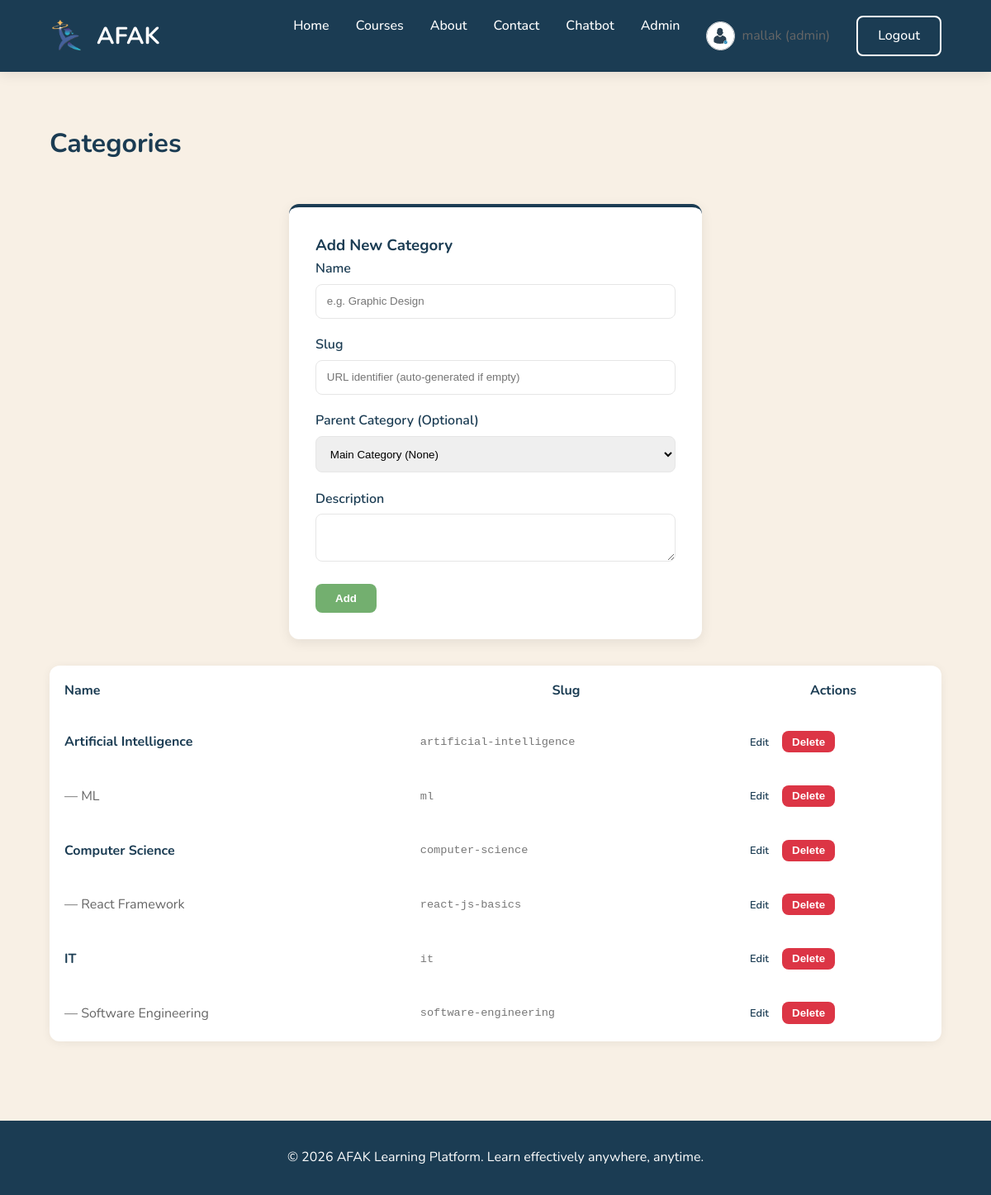
/admin/categories.php (signed in), run on the app's committed database.
### tables this page shows
CREATE TABLE IF NOT EXISTS `categories` (
  `id` int(10) UNSIGNED NOT NULL AUTO_INCREMENT,
  `name` varchar(100) NOT NULL,
  `slug` varchar(100) NOT NULL,
  `description` text,
  `parent_id` int(10) UNSIGNED DEFAULT NULL,
  `created_at` timestamp NULL DEFAULT CURRENT_TIMESTAMP,
  `updated_at` timestamp NULL DEFAULT CURRENT_TIMESTAMP ON UPDATE CURRENT_TIMESTAMP,
  PRIMARY KEY (`id`),
  UNIQUE KEY `slug` (`slug`),
  KEY `parent_id` (`parent_id`),
  KEY `idx_categories_slug` (`slug`)
);

### includes/functions.php (called while the page is built, shortened)
<?php
function e(string $str): string {
    return htmlspecialchars($str, ENT_QUOTES, 'UTF-8');
}
function url(string $path): string {
    $base = defined('BASE_PATH') ? '/' . trim(BASE_PATH, '/') : '';
    $cleanPath = ltrim($path, '/');
    return rtrim($base, '/') . '/' . ltrim($cleanPath, '/');
}
function getHierarchicalCategories(PDO $pdo): array {
    $stmt = $pdo->query("SELECT * FROM categories ORDER BY parent_id ASC, name ASC");
    $all = $stmt->fetchAll();
    $map = [];
    foreach ($all as $cat) {
        $parent = $cat['parent_id'] ?? 0;
        $map[$parent][] = $cat;
    }
    $result = [];
    $build = function($parentId, $depth) use (&$build, &$map, &$result) {
        foreach ($map[$parentId] ?? [] as $cat) {
            $cat['display_name'] = str_repeat('— ', $depth) . $cat['name'];
            $result[] = $cat;
        }
    };
    return $result;
}

### admin/categories.php (the view, shortened to what this page needs)
<?php
require_once __DIR__ . '/../config/db.php';
require_once __DIR__ . '/../includes/functions.php';
$formValues = ['name' => '', 'slug' => '', 'description' => '', 'parent_id' => ''];
$editId = (int)($_GET['edit'] ?? 0);
$categories = getHierarchicalCategories($pdo);
require_once __DIR__ . '/../includes/header.php';
?>
<h2 class="section-title">Categories</h2>
<div class="form-card" style="max-width: 500px; margin-bottom: 2rem; border-top: 4px solid var(--primary);">
    <h3><?= $editId ? 'Edit Category' : 'Add New Category' ?></h3>
    <form method="POST">
        <div class="form-group">
            <label>Name</label>
            <input type="text" name="name" class="form-control" value="<?= e($formValues['name']) ?>" placeholder="e.g. Graphic Design" required>
        </div>
        <div class="form-group">
            <label>Slug</label>
            <input type="text" name="slug" class="form-control" value="<?= e($formValues['slug']) ?>" placeholder="URL identifier (auto-generated if empty)">
        </div>
        <div class="form-group">
            <label>Parent Category (Optional)</label>
            <select name="parent_id" class="form-control">
                <option value="">Main Category (None)</option>
            </select>
        </div>
        <div class="form-group">
            <label>Description</label>
            <textarea name="description" class="form-control" rows="2"><?= e($formValues['description']) ?></textarea>
        </div>
        <div style="display: flex; gap: 10px;">
            <button type="submit" name="save" class="btn btn-primary"><?= $editId ? 'Update' : 'Add' ?></button>
        </div>
    </form>
</div>
<table style="width: 100%; background: white; border-radius: 12px; overflow: hidden; box-shadow: 0 2px 12px rgba(0,0,0,0.06);">
    <thead>
        <tr style="background: var(--light);">
            <th style="padding: 1rem; text-align: left; width: 40%;">Name</th>
            <th style="padding: 1rem;">Slug</th>
            <th style="padding: 1rem;">Actions</th>
        </tr>
    </thead>
    <tbody>
        <?php foreach ($categories as $cat): ?>
        <tr style="border-top: 1px solid var(--border);">
            <td style="padding: 1rem;">
                <span style="<?= $cat['parent_id'] ? 'color: #666;' : 'font-weight: bold; color: var(--primary);' ?>">
                    <?= e($cat['display_name']) ?>
                </span>
            </td>
            <td style="padding: 1rem; font-family: monospace; font-size: 0.85rem; color: #777;"><?= e($cat['slug']) ?></td>
            <td style="padding: 1rem;">
                <a href="<?= url('admin/categories.php?edit=' . $cat['id']) ?>" class="btn btn-secondary" style="padding: 0.35rem 0.75rem; font-size: 0.8rem;">Edit</a>
                <form method="POST" style="display: inline;" onsubmit="return confirm('Delete?');">
                    <button type="submit" name="delete" class="btn" style="background: #dc3545; color: white; padding: 0.35rem 0.75rem;">Delete</button>
                </form>
            </td>
        </tr>
        <?php endforeach ?>
    </tbody>
</table>
<?php require_once __DIR__ . '/../includes/footer.php'; ?>

### assets/css/style.css (style rules this page uses)
:root { --primary: #1B3C53; --primary-dark: #163042; --accent: #73AF6F; --beige: #EADBC8; --beige-dark: #DAC0A3; --background: #F8F0E5; --white: #ffffff; --border: #e6e6e6; --text: #1B3C53; --text-muted: #666; --dark: #1B3C53; --shadow: 0 4px 15px rgba(0,0,0,0.08); }
* { margin: 0; padding: 0; box-sizing: border-box; }
body { font-family: 'Nunito', sans-serif; background: var(--background); color: var(--text); line-height: 1.6; }
a { text-decoration: none; color: var(--primary); }
.btn { display: inline-block; padding: 0.6rem 1.5rem; border-radius: 8px; font-weight: 600; border: none; cursor: pointer; transition: 0.3s ease; }
.btn-primary { background: var(--accent); color: white; }
.section-title { font-size: 2rem; margin: 3rem 0; }
.form-group { margin-bottom: 1.2rem; }
.form-group label { display: block; margin-bottom: 0.3rem; font-weight: 600; }
.form-card { max-width: 450px; margin: 3rem auto; padding: 2rem; background: white; border-radius: 12px; box-shadow: var(--shadow); }
.form-control { width: 100%; padding: 0.8rem; border: 1px solid var(--border); border-radius: 8px; }

### data on the page
categories: name "Artificial Intelligence", slug "artificial-intelligence"
categories: display_name "— ML", slug "ml"
categories: name "Computer Science", slug "computer-science"
categories: display_name "— React Framework", slug "react-js-basics"
categories: name "IT", slug "it"
categories: display_name "— Software Engineering", slug "software-engineering"

### other printed values
$_SESSION['first_name'] "mallak"
$_SESSION['role'] "admin"
